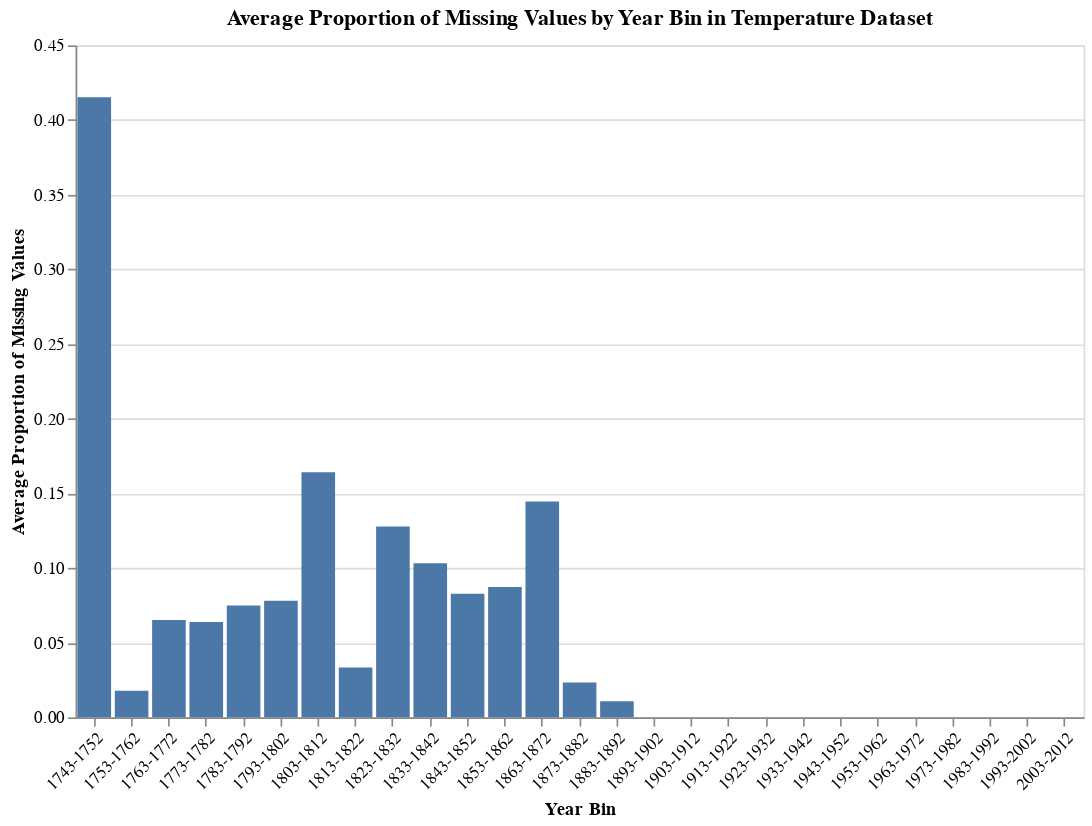

The code cell stored with this chart in its notebook:
### Markdown cell above
We hypothesize that the missing values might be systematically absent or unavailable for specific time periods. To delve deeper into this, we'll employ the Altair visualization library to plot the frequency of these missing values and identify potential concentrations. Given the extensive range of years in this dataset, we've opted to group them into bins for a clearer visualization. Grouping the data in 10-year intervals strikes a balance between granularity and clarity, enabling us to pinpoint where values may be absent.

### Code cell
bin_size = 10
min_year_temp = temp_df["Year"].min()
max_year_temp = temp_df["Year"].max()
bins_temp = list(range(int(min_year_temp), int(max_year_temp) + bin_size, bin_size))

bin_labels_temp = [f"{i}-{i + bin_size - 1}" for i in bins_temp[:-1]]
temp_df["Year_Bin"] = pd.cut(temp_df["Year"], bins=bins_temp, labels=bin_labels_temp, right=False)
temp_missing_by_bin = temp_df.groupby("Year_Bin", observed=True)["Average_Temperature"].apply(lambda x: x.isnull().mean())

temp_missing_df = temp_missing_by_bin.reset_index()
temp_missing_df.columns = ['Year_Bin', 'Missing_Proportion']

temp_chart = alt.Chart(temp_missing_df).mark_bar().encode(
    x=alt.X('Year_Bin:O', title='Year Bin', axis=alt.Axis(labelAngle=-45)),
    y=alt.Y('Missing_Proportion:Q', title='Average Proportion of Missing Values'),
    tooltip=['Year_Bin', 'Missing_Proportion']
).properties(
    title='Average Proportion of Missing Values by Year Bin in Temperature Dataset',
    width=600,
    height=400
)

temp_chart

### Figure 1 — Vega-Lite specification as saved in the notebook (floating-point values rounded to 4 significant figures)
{"config": {"view": {"continuousWidth": 300, "continuousHeight": 300}}, "data": {"name": "data-523bf91649ac9daed70d1da22108991e"}, "mark": {"type": "bar"}, "encoding": {"tooltip": [{"field": "Year_Bin", "type": "ordinal"}, {"field": "Missing_Proportion", "type": "quantitative"}], "x": {"axis": {"labelAngle": -45}, "field": "Year_Bin", "title": "Year Bin", "type": "ordinal"}, "y": {"field": "Missing_Proportion", "title": "Average Proportion of Missing Values", "type": "quantitative"}}, "height": 400, "title": "Average Proportion of Missing Values by Year Bin in Temperature Dataset", "width": 600, "$schema": "https://vega.github.io/schema/vega-lite/v5.8.0.json", "datasets": {"data-523bf91649ac9daed70d1da22108991e": [{"Year_Bin": "1743-1752", "Missing_Proportion": 0.4152}, {"Year_Bin": "1753-1762", "Missing_Proportion": 0.01782}, {"Year_Bin": "1763-1772", "Missing_Proportion": 0.06526}, {"Year_Bin": "1773-1782", "Missing_Proportion": 0.06389}, {"Year_Bin": "1783-1792", "Missing_Proportion": 0.0749}, {"Year_Bin": "1793-1802", "Missing_Proportion": 0.0781}, {"Year_Bin": "1803-1812", "Missing_Proportion": 0.1641}, {"Year_Bin": "1813-1822", "Missing_Proportion": 0.03338}, {"Year_Bin": "1823-1832", "Missing_Proportion": 0.1278}, {"Year_Bin": "1833-1842", "Missing_Proportion": 0.1032}, {"Year_Bin": "1843-1852", "Missing_Proportion": 0.08269}, {"Year_Bin": "1853-1862", "Missing_Proportion": 0.08723}, {"Year_Bin": "1863-1872", "Missing_Proportion": 0.1445}, {"Year_Bin": "1873-1882", "Missing_Proportion": 0.02336}, {"Year_Bin": "1883-1892", "Missing_Proportion": 0.01072}, {"Year_Bin": "1893-1902", "Missing_Proportion": 0.0}, {"Year_Bin": "1903-1912", "Missing_Proportion": 0.0}, {"Year_Bin": "1913-1922", "Missing_Proportion": 0.0}, {"Year_Bin": "1923-1932", "Missing_Proportion": 0.0}, {"Year_Bin": "1933-1942", "Missing_Proportion": 0.0}, {"Year_Bin": "1943-1952", "Missing_Proportion": 0.0}, {"Year_Bin": "1953-1962", "Missing_Proportion": 0.0}, {"Year_Bin": "1963-1972", "Missing_Proportion": 0.0}, {"Year_Bin": "1973-1982", "Missing_Proportion": 0.0}, {"Year_Bin": "1983-1992", "Missing_Proportion": 0.0}, {"Year_Bin": "1993-2002", "Missing_Proportion": 0.0}, {"Year_Bin": "2003-2012", "Missing_Proportion": 0.0}]}}
